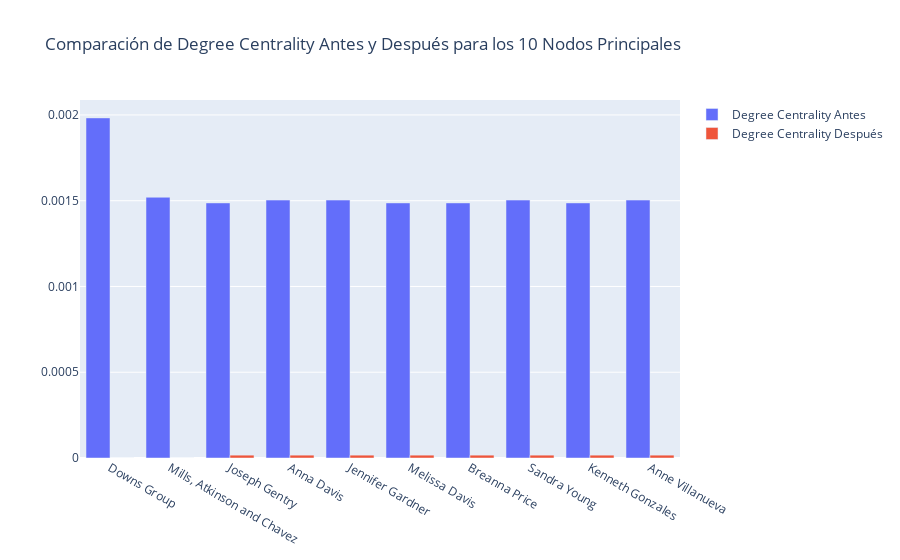
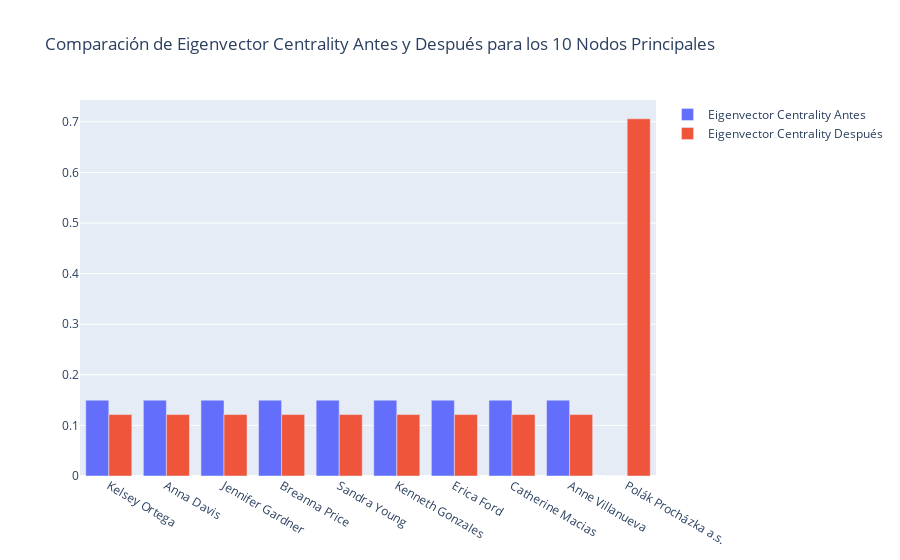
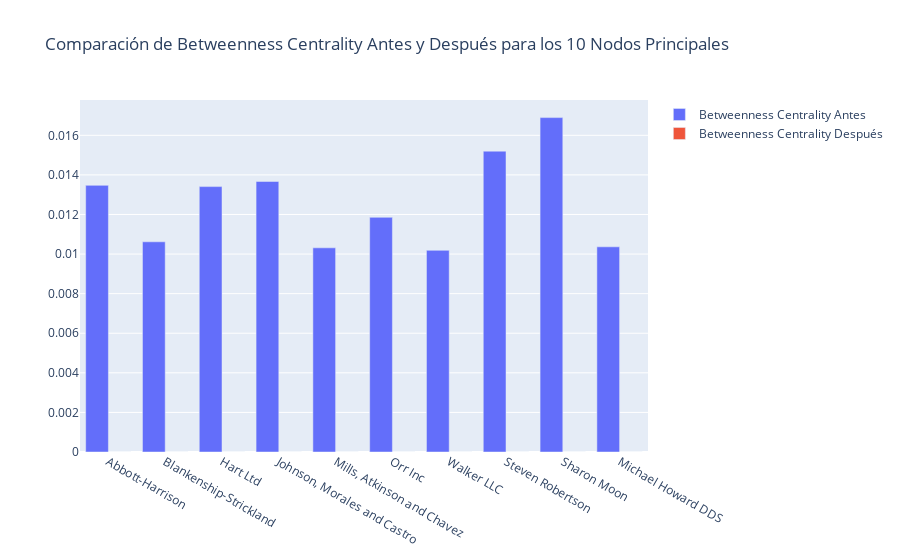

The notebook cell saved with these charts, in order:
### Code cell
import plotly.graph_objects as go

# Função para criar gráficos comparativos de barras para os top nós
# Função para criar gráficos comparativos de barras para os nós principais
def plot_comparison(df, metric):
    fig = go.Figure()
    fig.add_trace(go.Bar(
        x=df['Node'],
        y=df[f'{metric}_before'],
        name=f'{metric.replace("_", " ")} Antes'
    ))
    fig.add_trace(go.Bar(
        x=df['Node'],
        y=df[f'{metric}_after'],
        name=f'{metric.replace("_", " ")} Después'
    ))
    
    fig.update_layout(
        title=f'Comparación de {metric.replace("_", " ")} Antes y Después para los 10 Nodos Principales'
    )
    
    fig.show()

# Filtrar o DataFrame para apenas os top nós
def filter_top_nodes(df, top_nodes):
    return df[df['Node'].isin(top_nodes['Node'])]

# Filtrar os dados
top_degree_df = filter_top_nodes(df_centrality_old, top_10_degree)
top_eigenvector_df = filter_top_nodes(df_centrality_old, top_10_eigenvector)
top_betweenness_df = filter_top_nodes(df_centrality_old, top_10_betweenness)

# Plotar as comparações
plot_comparison(top_degree_df, 'Degree_Centrality')
plot_comparison(top_eigenvector_df, 'Eigenvector_Centrality')
plot_comparison(top_betweenness_df, 'Betweenness_Centrality')

### Figure 1 — Plotly figure (JSON) as saved in the notebook; plotly's stock layout.template omitted (floating-point values rounded to 4 significant figures)
{"data": [{"name": "Degree Centrality Antes", "type": "bar", "x": ["Downs Group", "Mills, Atkinson and Chavez", "Joseph Gentry", "Anna Davis", "Jennifer Gardner", "Melissa Davis", "Breanna Price", "Sandra Young", "Kenneth Gonzales", "Anne Villanueva"], "y": [0.001983, 0.00152, 0.001487, 0.001504, 0.001504, 0.001487, 0.001487, 0.001504, 0.001487, 0.001504]}, {"name": "Degree Centrality Después", "type": "bar", "x": ["Downs Group", "Mills, Atkinson and Chavez", "Joseph Gentry", "Anna Davis", "Jennifer Gardner", "Melissa Davis", "Breanna Price", "Sandra Young", "Kenneth Gonzales", "Anne Villanueva"], "y": [0, 0, 1.652e-05, 1.652e-05, 1.652e-05, 1.652e-05, 1.652e-05, 1.652e-05, 1.652e-05, 1.652e-05]}], "layout": {"title": {"text": "Comparación de Degree Centrality Antes y Después para los 10 Nodos Principales"}}}

### Figure 2 — Plotly figure (JSON) as saved in the notebook; plotly's stock layout.template omitted (floating-point values rounded to 4 significant figures)
{"data": [{"name": "Eigenvector Centrality Antes", "type": "bar", "x": ["Kelsey Ortega", "Anna Davis", "Jennifer Gardner", "Breanna Price", "Sandra Young", "Kenneth Gonzales", "Erica Ford", "Catherine Macias", "Anne Villanueva", "Polák Procházka a.s."], "y": [0.1498, 0.1499, 0.1499, 0.1498, 0.1499, 0.1498, 0.1498, 0.1498, 0.1499, 4.214e-161]}, {"name": "Eigenvector Centrality Después", "type": "bar", "x": ["Kelsey Ortega", "Anna Davis", "Jennifer Gardner", "Breanna Price", "Sandra Young", "Kenneth Gonzales", "Erica Ford", "Catherine Macias", "Anne Villanueva", "Polák Procházka a.s."], "y": [0.1214, 0.1214, 0.1214, 0.1214, 0.1214, 0.1214, 0.1214, 0.1214, 0.1214, 0.7059]}], "layout": {"title": {"text": "Comparación de Eigenvector Centrality Antes y Después para los 10 Nodos Principales"}}}

### Figure 3 — Plotly figure (JSON) as saved in the notebook; plotly's stock layout.template omitted (floating-point values rounded to 4 significant figures)
{"data": [{"name": "Betweenness Centrality Antes", "type": "bar", "x": ["Abbott-Harrison", "Blankenship-Strickland", "Hart Ltd", "Johnson, Morales and Castro", "Mills, Atkinson and Chavez", "Orr Inc", "Walker LLC", "Steven Robertson", "Sharon Moon", "Michael Howard DDS"], "y": [0.01347, 0.01062, 0.01341, 0.01367, 0.01032, 0.01186, 0.01019, 0.0152, 0.01689, 0.01037]}, {"name": "Betweenness Centrality Después", "type": "bar", "x": ["Abbott-Harrison", "Blankenship-Strickland", "Hart Ltd", "Johnson, Morales and Castro", "Mills, Atkinson and Chavez", "Orr Inc", "Walker LLC", "Steven Robertson", "Sharon Moon", "Michael Howard DDS"], "y": [0, 0, 0, 0, 0, 0, 0, 0, 0, 0]}], "layout": {"title": {"text": "Comparación de Betweenness Centrality Antes y Después para los 10 Nodos Principales"}}}
